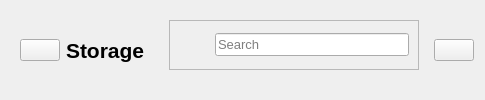
        <widget class="QWidget" name="header" native="true">
         <property name="sizePolicy">
          <sizepolicy hsizetype="Expanding" vsizetype="Fixed">
           <horstretch>0</horstretch>
           <verstretch>0</verstretch>
          </sizepolicy>
         </property>
         <layout class="QHBoxLayout" name="horizontalLayout_2">
          <item>
           <widget class="QWidget" name="h_section" native="true">
            <layout class="QHBoxLayout" name="horizontalLayout_3">
             <item>
              <widget class="QPushButton" name="menuBtn">
               <property name="cursor">
                <cursorShape>PointingHandCursor</cursorShape>
               </property>
               <property name="text">
                <string/>
               </property>
               <property name="icon">
                <iconset resource="assets.qrc">
                 <normaloff>:/nightblueIcons/assets/icons/nightblue/menu.svg</normaloff>:/nightblueIcons/assets/icons/nightblue/menu.svg</iconset>
               </property>
               <property name="iconSize">
                <size>
                 <width>24</width>
                 <height>24</height>
                </size>
               </property>
              </widget>
             </item>
             <item>
              <widget class="QLabel" name="label_menuname">
               <property name="font">
                <font>
                 <pointsize>16</pointsize>
                 <bold>true</bold>
                </font>
               </property>
               <property name="text">
                <string>Storage</string>
               </property>
              </widget>
             </item>
            </layout>
           </widget>
          </item>
          <item>
           <widget class="QWidget" name="h_search" native="true">
            <layout class="QHBoxLayout" name="horizontalLayout_4">
             <property name="spacing">
              <number>9</number>
             </property>
             <property name="leftMargin">
              <number>9</number>
             </property>
             <property name="rightMargin">
              <number>9</number>
             </property>
             <item alignment="Qt::AlignTop">
              <widget class="QFrame" name="frame_search">
               <property name="minimumSize">
                <size>
                 <width>250</width>
                 <height>0</height>
                </size>
               </property>
               <property name="maximumSize">
                <size>
                 <width>250</width>
                 <height>16777215</height>
                </size>
               </property>
               <property name="frameShape">
                <enum>QFrame::StyledPanel</enum>
               </property>
               <property name="frameShadow">
                <enum>QFrame::Raised</enum>
               </property>
               <layout class="QHBoxLayout" name="horizontalLayout_5">
                <property name="rightMargin">
                 <number>9</number>
                </property>
                <item>
                 <widget class="QLabel" name="label_searchicon">
                  <property name="minimumSize">
                   <size>
                    <width>30</width>
                    <height>30</height>
                   </size>
                  </property>
                  <property name="maximumSize">
                   <size>
                    <width>30</width>
                    <height>30</height>
                   </size>
                  </property>
                  <property name="text">
                   <string/>
                  </property>
                  <property name="pixmap">
                   <pixmap resource="assets.qrc">:/nightblueIcons/assets/icons/nightblue/search.svg</pixmap>
                  </property>
                  <property name="scaledContents">
                   <bool>true</bool>
                  </property>
                 </widget>
                </item>
                <item>
                 <widget class="QLineEdit" name="lineEdit_search">
                  <property name="font">
                   <font>
                    <pointsize>10</pointsize>
                   </font>
                  </property>
                  <property name="placeholderText">
                   <string>Search</string>
                  </property>
                 </widget>
                </item>
               </layout>
              </widget>
             </item>
            </layout>
           </widget>
          </item>
          <item>
           <widget class="QWidget" name="h_profile" native="true">
            <layout class="QVBoxLayout" name="verticalLayout_8">
             <property name="spacing">
              <number>0</number>
             </property>
             <property name="leftMargin">
              <number>0</number>
             </property>
             <property name="topMargin">
              <number>0</number>
             </property>
             <property name="rightMargin">
              <number>0</number>
             </property>
             <property name="bottomMargin">
              <number>0</number>
             </property>
             <item>
              <widget class="QPushButton" name="btnProfile">
               <property name="text">
                <string/>
               </property>
               <property name="icon">
                <iconset resource="assets.qrc">
                 <normaloff>:/logo/assets/logo/BerkEmreLogo.png</normaloff>:/logo/assets/logo/BerkEmreLogo.png</iconset>
               </property>
               <property name="iconSize">
                <size>
                 <width>40</width>
                 <height>40</height>
                </size>
               </property>
              </widget>
             </item>
            </layout>
           </widget>
          </item>
         </layout>
        </widget>
